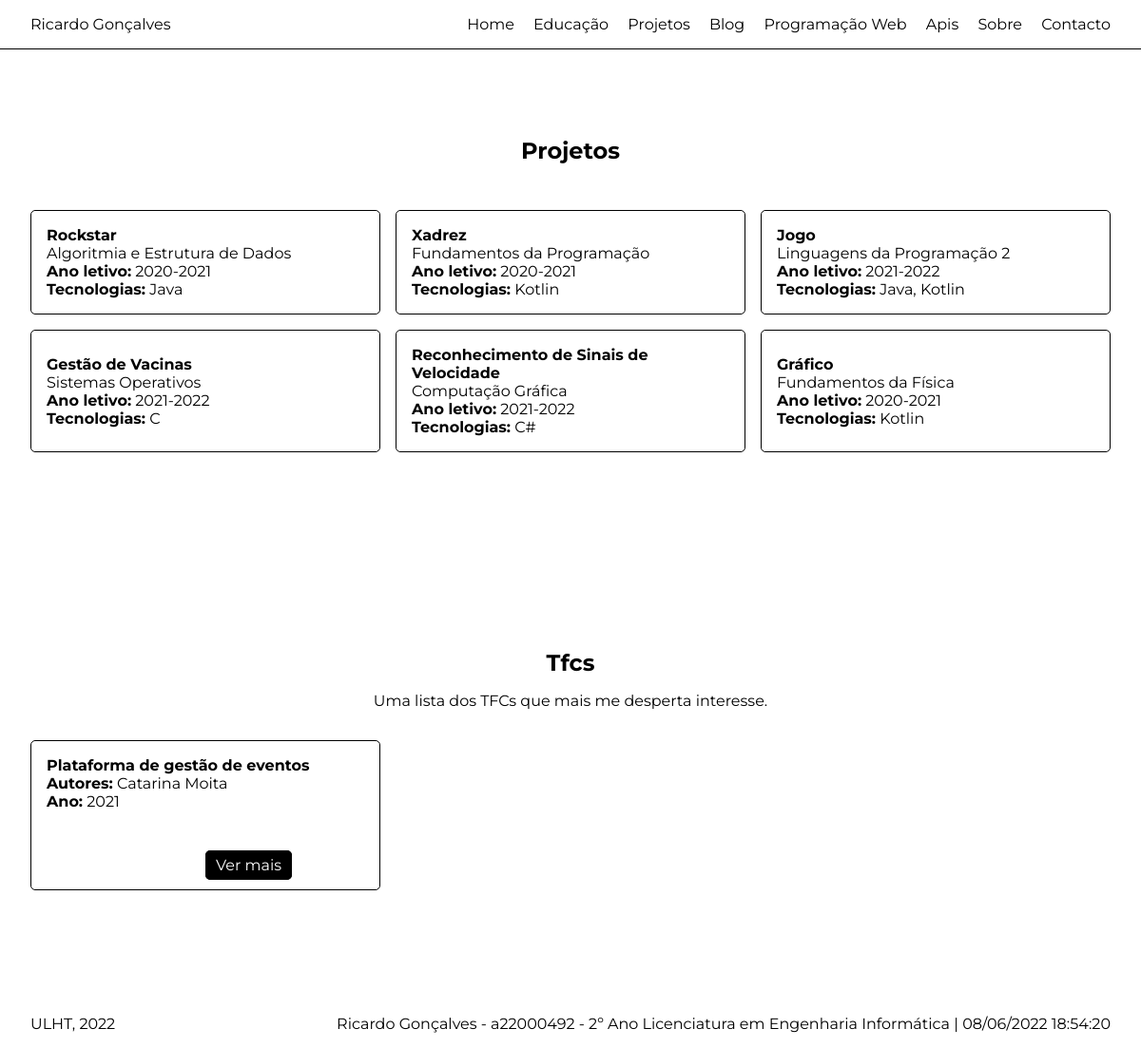
Page /projetos on the committed database.
### portfolio/models.py (models this page shows, shortened)
class Projeto(models.Model):
  nome = models.CharField(max_length=100)
  disciplina = models.CharField(max_length=100, blank=True)
  ano_letivo = models.CharField(max_length=100, blank=True)
  tecnologias = models.CharField(max_length=100, blank=True)

class Tfc(models.Model):
  autores = models.CharField(max_length=500)
  ano = models.IntegerField()
  titulo = models.CharField(max_length=100)
  resumo = models.TextField()
  imagem = models.ImageField(upload_to=posts_resolution_path, blank=True)
  relatorio = models.CharField(max_length=100, blank=True)
  github = models.CharField(max_length=100, blank=True)
  video = models.CharField(max_length=100, blank=True)

### portfolio/views.py (the view)
# urls.py: path('projetos', views.projetos_page_view, name='projetos'),
def projetos_page_view(request):
  context = {
    'projetos': Projeto.objects.all(),
    'tfcs': Tfc.objects.all()
  }
  return render(request, 'portfolio/projetos.html', context)

### portfolio/templates/portfolio/projetos.html
{% extends 'portfolio/layout.html' %}
{% block main %}
  <section>
    <div class="container content content-center">
      <h1>Projetos</h1>
      <div class="projetos">
        {% for projeto in projetos %}
          <div>
            <h4>{{ projeto.nome }}</h4>
            <p>{{ projeto.disciplina }}</p>
            <p><strong>Ano letivo:</strong> {{ projeto.ano_letivo }}</p>
            <p><strong>Tecnologias:</strong> {{ projeto.tecnologias }}</p>
          </div>
        {% endfor %}
      </div>
    </div>
  </section>
  <section>
    <div class="container content content-center">
      <h1>Tfcs</h1>
      <p>Uma lista dos TFCs que mais me desperta interesse.</p>
      <div class="projetos">
        {% for tfc in tfcs %}
          <div class="tfc">
            <h4>{{ tfc.titulo }}</h4>
            <p><strong>Autores:</strong> {{ tfc.autores }}</p>
            <p><strong>Ano:</strong> {{ tfc.ano }}</p>
            <div class="aditional-info">
              <div>
              </div>
              <div>
                <a href="{% url 'portfolio:tfc_detail' tfc.id %}" class="btn-primary">Ver mais</a>
              </div>
            </div>
          </div>
        {% endfor %}
      </div>
    </div>
  </section>
{% endblock %}

### portfolio/static/portfolio/css/estilos.css (style rules this page uses)
* { padding: 0; margin: 0; box-sizing: border-box; font-family: 'Montserrat', sans-serif; }
.container { max-width: 1350px; margin: 0 auto; padding: 1rem 2rem; }
h1 { padding: 1rem 0; }
.content { display: flex; align-items: center; min-height: 500px; }
.content.content-center { padding: 2rem; justify-content: center; flex-direction: column; }
.projetos, .posts { display: grid; width: 100%; grid-template-columns: 1fr 1fr 1fr; gap: 1rem; margin-top: 2rem; }
.post .aditional-info, .tfc .aditional-info { display: flex; width: 100%; padding-top: 3rem; }
.post .aditional-info > div, .tfc .aditional-info > div { flex: 1; }
a { text-decoration: none; }
.projetos > div, .posts > div { display: flex; padding: 1rem; justify-content: center; flex-direction: column; border-radius: 5px; border: 1px solid black; }
.btn-primary { padding: 5px 10px; appearance: none; color: white; background: black; border: 1px solid black; border-radius: 5px; cursor: pointer; transition: all 200ms; }

### rows in the picture
Projeto: nome "Rockstar", disciplina "Algoritmia e Estrutura de Dados", ano_letivo "2020-2021", tecnologias "Java"
Projeto: nome "Xadrez", disciplina "Fundamentos da Programação", ano_letivo "2020-2021", tecnologias "Kotlin"
Projeto: nome "Jogo", disciplina "Linguagens da Programação 2", ano_letivo "2021-2022", tecnologias "Java, Kotlin"
Projeto: nome "Gestão de Vacinas", disciplina "Sistemas Operativos", ano_letivo "2021-2022", tecnologias "C"
Projeto: nome "Reconhecimento de Sinais de Velocidade", disciplina "Computação Gráfica", ano_letivo "2021-2022", tecnologias "C#"
Projeto: nome "Gráfico", disciplina "Fundamentos da Física", ano_letivo "2020-2021", tecnologias "Kotlin"
Tfc: titulo "Plataforma de gestão de eventos", autores "Catarina Moita", ano "2021"
